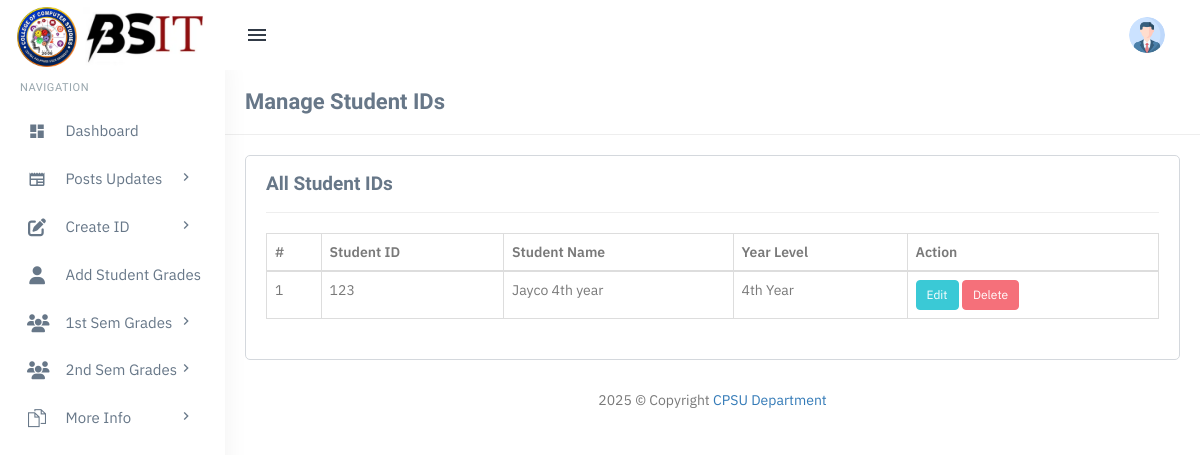
/admin/manage-student-id.php (signed in), run on an earlier commit of the app's database.
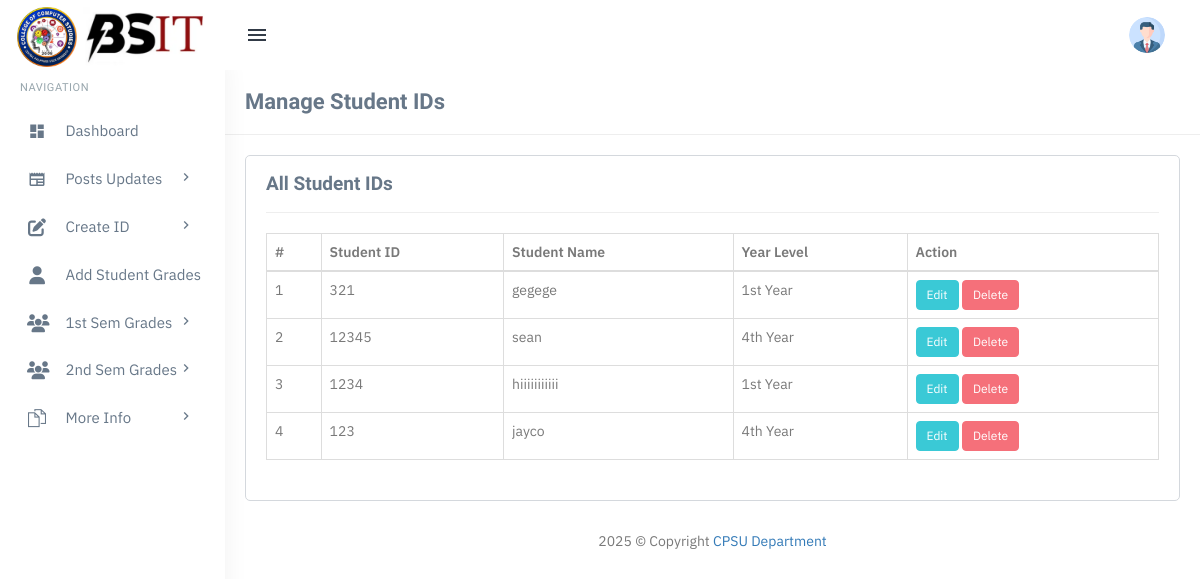
And on a later commit of the database.
### tables this page shows
CREATE TABLE `tblstudents` (
  `id` int(11) NOT NULL,
  `student_id` varchar(20) NOT NULL,
  `student_name` varchar(100) NOT NULL,
  `student_year` enum('1st Year','2nd Year','3rd Year','4th Year') NOT NULL,
  `created_at` timestamp NOT NULL DEFAULT current_timestamp()
);

### admin/manage-student-id.php (the view, shortened to what this page needs)
<?php
include('includes/config.php');
if (strlen($_SESSION['login']) == 0) {
    header('location:index.php');
} else {
?>
    <?php include('includes/topheader.php'); ?>
    <?php include('includes/leftsidebar.php'); ?>
    <div class="content-page">
        <div class="content">
            <div class="container">
                <div class="row">
                    <div class="col-xs-12">
                        <div class="page-title-box">
                            <h4 class="page-title">Manage Student IDs</h4>
                            <div class="clearfix"></div>
                        </div>
                    </div>
                </div>
                <div class="row">
                    <div class="col-sm-12">
                        <div class="card-box">
                            <h4 class="m-t-0 header-title"><b>All Student IDs</b></h4>
                            <hr>
                            <table class="table table-hover table-bordered">
                                <thead class="table-dark">
                                    <tr>
                                        <th>#</th>
                                        <th>Student ID</th>
                                        <th>Student Name</th>
                                        <th>Year Level</th>
                                        <th>Action</th>
                                    </tr>
                                </thead>
                                <tbody>
                                    <?php
                                    $query = mysqli_query($con, "SELECT * FROM tblstudents ORDER BY id DESC");
                                    $cnt = 1;
                                    while ($row = mysqli_fetch_array($query)) {
                                    ?>
                                        <tr>
                                            <td><?php echo htmlentities($cnt); ?></td>
                                            <td><?php echo htmlentities($row['student_id']); ?></td>
                                            <td><?php echo htmlentities($row['student_name']); ?></td>
                                            <td><?php echo htmlentities($row['student_year']); ?></td>
                                            <td>
                                                <a href="edit-student-id.php?id=<?php echo $row['id']; ?>" class="btn btn-info btn-sm">Edit</a>
                                                <a href="javascript:void(0);" onclick="confirmDelete(<?php echo $row['id']; ?>)" class="btn btn-danger btn-sm">Delete</a>
                                            </td>
                                        </tr>
                                    <?php $cnt++;
                                    } ?>
                                </tbody>
                            </table>
                        </div>
                    </div>
                </div>
            </div>
        </div>
        <?php include('includes/footer.php'); ?>
<?php } ?>

### admin/includes/topheader.php (shortened to what this page needs)
<!DOCTYPE html>
<html lang="en">
<head>
    <link href="assets/css/bootstrap.min.css" rel="stylesheet" type="text/css" />
    <link href="assets/css/core.css" rel="stylesheet" type="text/css" />
    <link href="assets/css/components.css" rel="stylesheet" type="text/css" />
    <link href="assets/css/icons.css" rel="stylesheet" type="text/css" />
    <link href="assets/css/pages.css" rel="stylesheet" type="text/css" />
    <link href="assets/css/menu.css" rel="stylesheet" type="text/css" />
    <link href="assets/css/responsive.css" rel="stylesheet" type="text/css" />
    <link rel="stylesheet" href="../plugins/switchery/switchery.min.css">
    <link href="../plugins/summernote/summernote.css" rel="stylesheet" />
    <link href="../plugins/select2/css/select2.min.css" rel="stylesheet" type="text/css" />
    <link href="../plugins/jquery.filer/css/jquery.filer.css" rel="stylesheet" />
    <link href="../plugins/jquery.filer/css/themes/jquery.filer-dragdropbox-theme.css" rel="stylesheet" />
    <link rel="stylesheet" href="https://cdn.datatables.net/1.12.1/css/jquery.dataTables.min.css">
    <link rel="stylesheet" href="https://cdn.datatables.net/buttons/2.2.3/css/buttons.dataTables.min.css">
</head>
<body class="fixed-left">
    <div id="wrapper">
        <div class="topbar">
            <div class="topbar-left">
                <a href="index.php" class="logo">
                    <span>
                        <img src="assets/images/bsit_logo.png" alt="" height="60">
                        <img src="assets/images/BSIT_name.webp" alt="" height="60">
                    </span>
                </a>
            </div>
            <div class="navbar navbar-default" role="navigation">
                <div class="container">
                    <ul class="nav navbar-nav navbar-left">
                        <li>
                            <button class="button-menu-mobile open-left waves-effect">
                                <i class="mdi mdi-menu"></i>
                            </button>
                        </li>
                    </ul>
                    <ul class="nav navbar-nav navbar-right">
                        <li class="dropdown user-box">
                            <a href="" class="dropdown-toggle waves-effect user-link" data-toggle="dropdown" aria-expanded="true">
                                <img src="assets/images/users/avatar-1.jpg" alt="user-img" class="img-circle user-img">
                            </a>
                        </li>
                    </ul>
                </div>
            </div>
        </div>

### admin/includes/leftsidebar.php (shortened to what this page needs)
<link href="https://cdnjs.cloudflare.com/ajax/libs/font-awesome/6.5.0/css/all.min.css" rel="stylesheet">
<div class="left side-menu">
    <div class="sidebar-inner slimscrollleft">
        <div id="sidebar-menu">
            <ul>
                <li class="menu-title">Navigation</li>
                <li class="has_sub">
                    <a href="dashboard.php" class="waves-effect"><i class="mdi mdi-view-dashboard"></i> <span> Dashboard </span> </a>
                </li>
                <li class="has_sub">
                    <a href="javascript:void(0);" class="waves-effect"><i class="mdi mdi-newspaper"></i> <span> Posts Updates </span> <span class="menu-arrow"></span></a>
                </li>
                <li class="has_sub">
                    <a href="javascript:void(0);" class="waves-effect"><i class="fa fa-edit"></i> <span> Create ID </span> <span class="menu-arrow"></span></a>
                </li>
                <li class="has_sub">
                    <a href="add-student-grade.php" class="waves-effect"><i class="fa fa-user"></i> <span> Add Student Grades </span> </a>
                </li>
                <li class="has_sub">
                    <a href="javascript:void(0);" class="waves-effect"><i class="fa fa-users"></i> <span> 1st Sem Grades </span> <span class="menu-arrow"></span></a>
                </li>
                <li class="has_sub">
                    <a href="javascript:void(0);" class="waves-effect"><i class="fa fa-users"></i> <span> 2nd Sem Grades </span> <span class="menu-arrow"></span></a>
                </li>
                <li class="has_sub">
                    <a href="javascript:void(0);" class="waves-effect"><i class="ti ti-files"></i> <span> More Info </span> <span class="menu-arrow"></span></a>
                </li>
            </ul>
        </div>
    </div>
</div>

### admin/includes/footer.php (shortened to what this page needs)
<footer class="foot text-center" style=" position: sticky;
  top: 0;">
    <?php echo date('Y'); ?> © Copyright
    <a href="#"> CPSU Department</a>
</footer>
</div>
</div>
</body>
</html>

### admin/assets/css/core.css (style rules this page uses)
body { font-family: "IBM Plex Sans", "Oxygen", "Ubuntu", "Cantarell", "Fira Sans", sans-serif; margin: 0; padding-bottom: 60px; overflow-x: hidden; color: #797979; }
html { position: relative; min-height: 100%; }
.h1, .h2, .h3, .h4, .h5, .h6, h1, h2, h3, h4, h5, h6 { color: #677788; font-family: 'Hind Madurai', sans-serif; margin: 10px 0; }
* { outline: none !important; }
b, strong { font-weight: 600; font-family: 'Hind Madurai', sans-serif; }
.container { width: auto; }
#wrapper { height: 100%; overflow: hidden; width: 100%; }
.m-t-0 { margin-top: 0 !important; }
.card-box { padding: 20px; border: 1px solid #d4d8dd; -webkit-border-radius: 5px; border-radius: 5px; -moz-border-radius: 5px; background-clip: padding-box; margin-bottom: 20px; background-color: #ffffff; }
.row { margin-right: -10px; margin-left: -10px; }
.col-lg-1, .col-lg-10, .col-lg-11, .col-lg-12, .col-lg-2, .col-lg-3, .col-lg-4, .col-lg-5, .col-lg-6, .col-lg-7, .col-lg-8, .col-lg-9, .col-md-1, .col-md-10, .col-md-11, .col-md-12, .col-md-2, .col-md-3, .col-md-4, .col-md-5, .col-md-6, .col-md-7, .col-md-8, .col-md-9, .col-sm-1, .col-sm-10, .col-sm-11, .col-sm-12, .col-sm-2, .col-sm-3, .col-sm-4, .col-sm-5, .col-sm-6, .col-sm-7, .col-sm-8, .col-sm-9, .col-xs-1, .col-xs-10, .col-xs-11, .col-xs-12, .col-xs-2, .col-xs-3, .col-xs-4, .col-xs-5, .col-xs-6, .col-xs-7, .col-xs-8, .col-xs-9 { padding-left: 10px; padding-right: 10px; }
.waves-effect { position: relative; cursor: pointer; display: inline-block; overflow: hidden; -webkit-user-select: none; -moz-user-select: none; -ms-user-select: none; user-select: none; -webkit-tap-highlight-color: transparent; vertical-align: middle; z-index: 1; will-change: opacity, transform; -webkit-transition: all 0.3s ease-out; -moz-transition: all 0.3s ease-out; -o-transition: all 0.3s ease-out; -ms-transition: all 0.3s ease-out; transition: all 0.3s ease-out; }

What changed in the data, as far as the page shows it:
removed tblstudents: student "123", student_name "Jayco 4th year", student_year "4th Year"
added tblstudents: student "321", student_name "gegege", student_year "1st Year"
added tblstudents: student "12345", student_name "sean", student_year "4th Year"
added tblstudents: student "1234", student_name "hiiiiiiiiiii", student_year "1st Year"
added tblstudents: student "123", student_name "jayco", student_year "4th Year"
